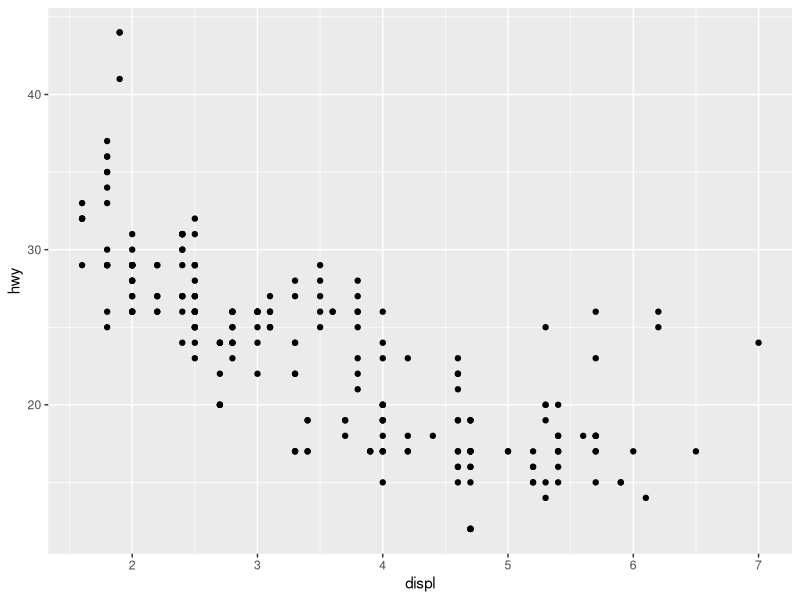
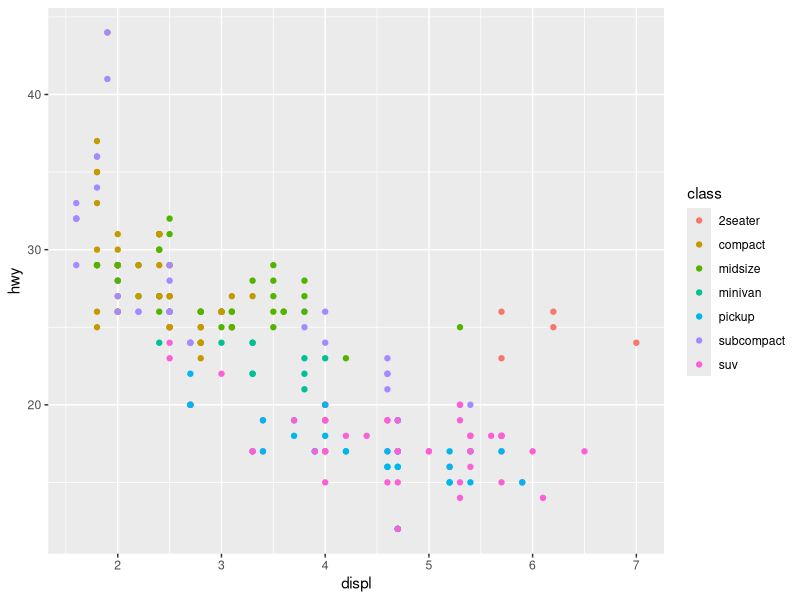
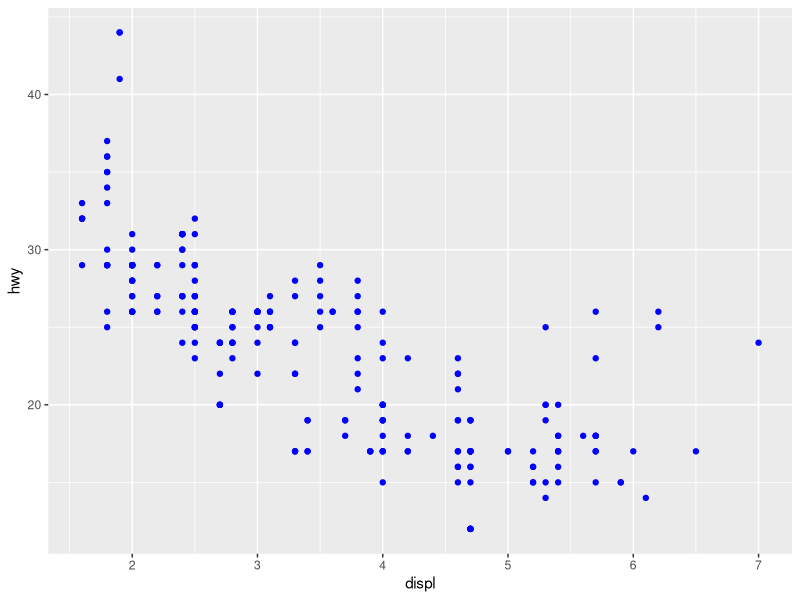
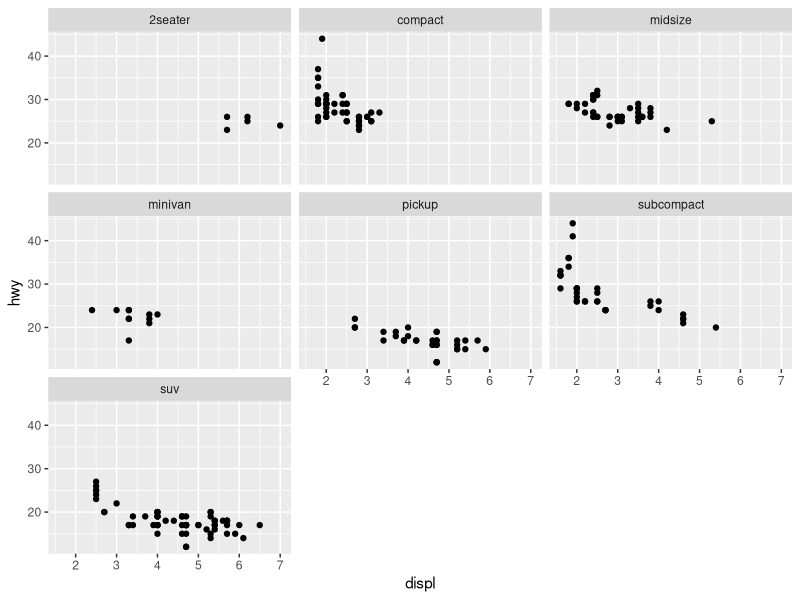
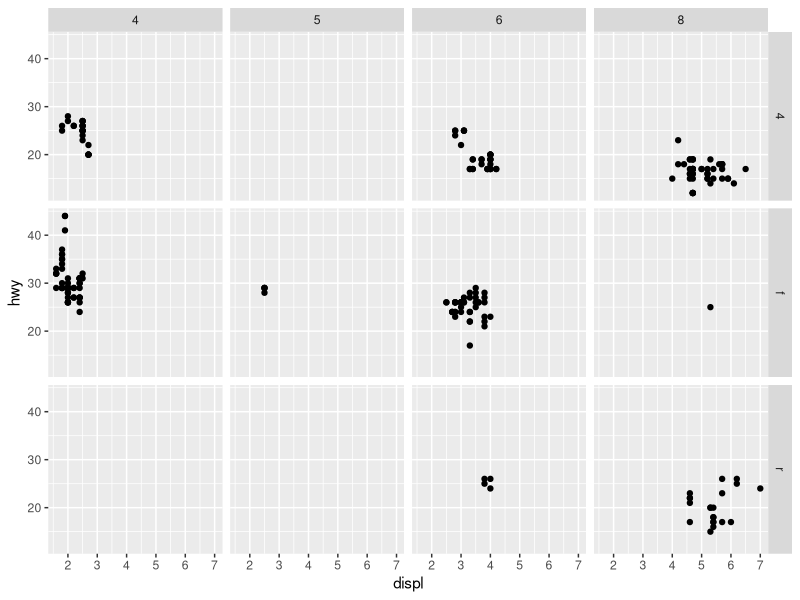
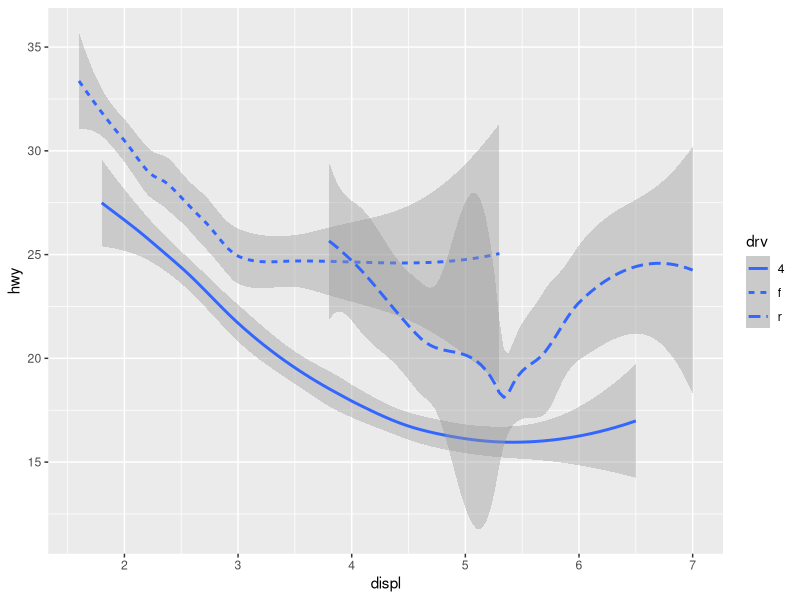
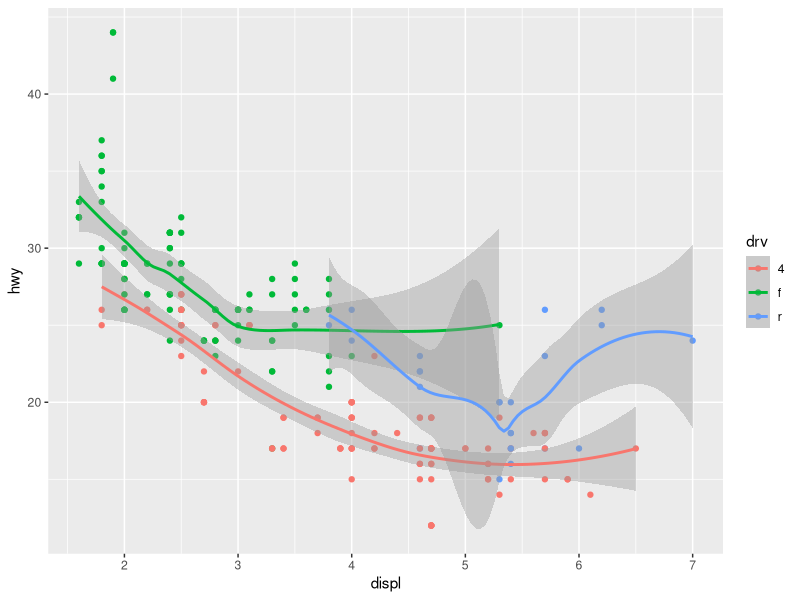
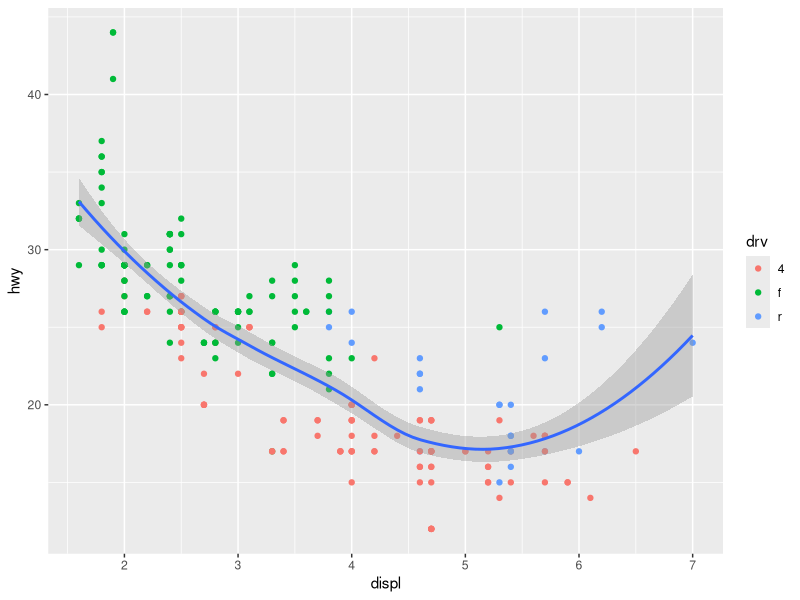

Write the R code that produced these figures, in order.
## ---- chunk 1
library(tidyverse)
## ---- chunk 2
# load mpg data 
ggplot2::mpg %>% head()
## ---- chunk 3
mpg %>% ggplot(mapping = aes(x = displ, y = hwy)) +
  geom_point()
## ---- chunk 4
ggplot(data = mpg,
       mapping = aes(x = displ, y = hwy, color = class)) + 
  geom_point()
## ---- chunk 5
ggplot(data = mpg,
       mapping = aes(x = displ, y = hwy)) +
  geom_point(color = "blue")

## ---- chunk 6
ggplot(data = mpg,
       mapping = aes(x = displ, y = hwy))+
  geom_point() + 
  facet_wrap(~ class, # pass a formula (data structure) to it
             nrow = 3) # number of observations )
## ---- chunk 7
ggplot(data = mpg, 
       mapping = aes(x = displ, y = hwy)) +
  geom_point() +
  facet_grid(drv ~ cyl)
## ---- chunk 8
ggplot(data = mpg,
       mapping = aes(x = displ, y = hwy, linetype = drv)) + 
  geom_smooth()
## ---- chunk 9
ggplot(data = mpg,
       mapping = aes(x = displ, y = hwy, color = drv)) +
  geom_point() + 
  geom_smooth() 

## ---- chunk 10
ggplot(data = mpg, 
       mapping = aes(x = displ, y = hwy)) + # global setting
  geom_point(mapping = aes(color = drv)) + # local setting
  geom_smooth()
## ---- chunk 11
ggplot(data = mpg, 
       mapping = aes(x = displ, y = hwy)) + 
  geom_point(mapping = aes(color = drv)) + 
  geom_smooth(data = filter(mpg, class == 'subcompact'),
              se = FALSE)
## ---- chunk 12
ggplot(data = diamonds, 
       mapping = aes(x = cut))+ 
  geom_bar()
## ---- chunk 13
ggplot(data = diamonds) + 
  stat_summary(
    mapping = aes(x = cut, y = depth), 
    fun.min = min,
    fun.max = max,
    fun = median
  )
## ---- chunk 14
# color the outside
ggplot(data = diamonds,
       mapping = aes(x = cut, color = cut)) +
  geom_bar() 

# color the inside
ggplot(data = diamonds) + 
  geom_bar(mapping = aes(x = cut, fill = cut))
## ---- chunk 15
diamonds %>% ggplot(aes(x = cut, fill = clarity)) +
  geom_bar()
## ---- chunk 16
ggplot(data = diamonds, 
       mapping = aes(x = cut, fill = clarity)) + 
  geom_bar(alpha = 1/5, position = 'identity') # overlapping each other
## ---- chunk 17
ggplot(data = diamonds) +
  geom_bar(mapping = aes(x = cut, fill = clarity), position = "fill")
## ---- chunk 18
ggplot(data = diamonds) +
       geom_bar(mapping = aes(x = cut, fill = clarity), position = 'dodge')
## ---- chunk 19
ggplot(data = mpg,
       mapping = aes(x = displ, y = hwy)) + 
  geom_point(position = 'jitter') + # slighly spreading out 
  geom_point(color = 'blue') # original 
 
## ---- chunk 20
ggplot( data = mpg,
       mapping = aes(x = class, y = hwy))+
  geom_boxplot()
## ---- chunk 21
ggplot(data = mpg, 
       mapping = aes(x = class, y = hwy)) +
  geom_boxplot() + 
  coord_flip() # instead of change x and y 
## ---- chunk 22
ggplot(data = diamonds, 
       mapping = aes(x = cut, fill = cut)) + 
  geom_bar() +
  coord_flip() + 
  coord_polar()
